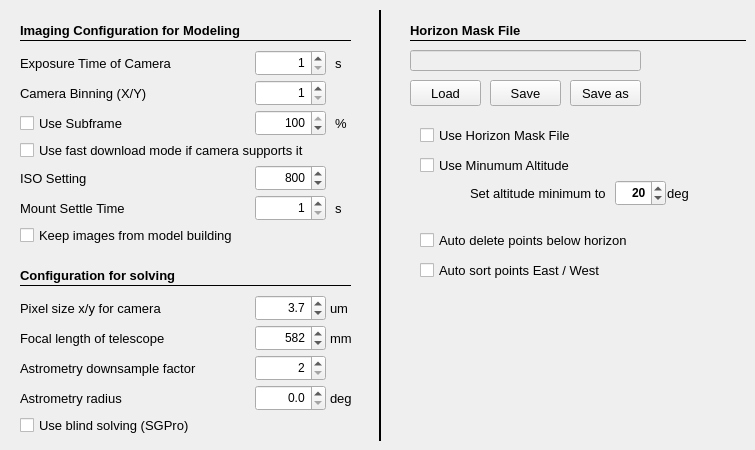
   <widget class="QWidget" name="tab">
    <attribute name="title">
     <string>Config Model Build</string>
    </attribute>
    <widget class="QCheckBox" name="checkSortPoints">
     <property name="geometry">
      <rect>
       <x>420</x>
       <y>260</y>
       <width>211</width>
       <height>20</height>
      </rect>
     </property>
     <property name="font">
      <font>
       <pointsize>10</pointsize>
      </font>
     </property>
     <property name="toolTip">
      <string>&lt;html&gt;&lt;head/&gt;&lt;body&gt;&lt;p&gt;Sorts the modeling points EAST / WEST side of pier.&lt;/p&gt;&lt;/body&gt;&lt;/html&gt;</string>
     </property>
     <property name="text">
      <string>Auto sort points East / West</string>
     </property>
    </widget>
    <widget class="QCheckBox" name="checkDeletePointsHorizonMask">
     <property name="geometry">
      <rect>
       <x>420</x>
       <y>230</y>
       <width>211</width>
       <height>20</height>
      </rect>
     </property>
     <property name="font">
      <font>
       <pointsize>10</pointsize>
      </font>
     </property>
     <property name="toolTip">
      <string>&lt;html&gt;&lt;head/&gt;&lt;body&gt;&lt;p&gt;Removes modeling points, which are below the horizon mask.&lt;/p&gt;&lt;/body&gt;&lt;/html&gt;</string>
     </property>
     <property name="text">
      <string>Auto delete points below horizon</string>
     </property>
    </widget>
    <widget class="QLabel" name="label_122">
     <property name="geometry">
      <rect>
       <x>665</x>
       <y>180</y>
       <width>26</width>
       <height>26</height>
      </rect>
     </property>
     <property name="font">
      <font>
       <pointsize>10</pointsize>
      </font>
     </property>
     <property name="text">
      <string>deg</string>
     </property>
     <property name="alignment">
      <set>Qt::AlignCenter</set>
     </property>
     <property name="wordWrap">
      <bool>false</bool>
     </property>
    </widget>
    <widget class="QCheckBox" name="checkUseMinimumHorizonLine">
     <property name="geometry">
      <rect>
       <x>420</x>
       <y>155</y>
       <width>211</width>
       <height>21</height>
      </rect>
     </property>
     <property name="font">
      <font>
       <pointsize>10</pointsize>
      </font>
     </property>
     <property name="toolTip">
      <string>&lt;html&gt;&lt;head/&gt;&lt;body&gt;&lt;p&gt;Use minimum altitude for horizon mask in hemisphere window.&lt;/p&gt;&lt;/body&gt;&lt;/html&gt;</string>
     </property>
     <property name="text">
      <string>Use Minumum Altitude</string>
     </property>
     <property name="checked">
      <bool>false</bool>
     </property>
    </widget>
    <widget class="QCheckBox" name="checkUseFileHorizonLine">
     <property name="geometry">
      <rect>
       <x>420</x>
       <y>125</y>
       <width>211</width>
       <height>21</height>
      </rect>
     </property>
     <property name="font">
      <font>
       <pointsize>10</pointsize>
      </font>
     </property>
     <property name="toolTip">
      <string>&lt;html&gt;&lt;head/&gt;&lt;body&gt;&lt;p&gt;Use horizon mask file in hemisphere window.&lt;/p&gt;&lt;/body&gt;&lt;/html&gt;</string>
     </property>
     <property name="text">
      <string>Use Horizon Mask File</string>
     </property>
     <property name="checked">
      <bool>false</bool>
     </property>
    </widget>
    <widget class="QLineEdit" name="le_horizonPointsFileName">
     <property name="enabled">
      <bool>false</bool>
     </property>
     <property name="geometry">
      <rect>
       <x>410</x>
       <y>50</y>
       <width>231</width>
       <height>21</height>
      </rect>
     </property>
     <property name="font">
      <font>
       <family>Courier</family>
       <pointsize>10</pointsize>
       <weight>50</weight>
       <bold>false</bold>
      </font>
     </property>
     <property name="mouseTracking">
      <bool>false</bool>
     </property>
     <property name="acceptDrops">
      <bool>false</bool>
     </property>
     <property name="toolTip">
      <string>&lt;html&gt;&lt;head/&gt;&lt;body&gt;&lt;p&gt;Name of Horizon Mask file, where the data is stored.&lt;/p&gt;&lt;p&gt;Please Double Click to Select.&lt;/p&gt;&lt;/body&gt;&lt;/html&gt;</string>
     </property>
     <property name="layoutDirection">
      <enum>Qt::RightToLeft</enum>
     </property>
     <property name="text">
      <string/>
     </property>
     <property name="readOnly">
      <bool>false</bool>
     </property>
    </widget>
    <widget class="Line" name="line_58">
     <property name="geometry">
      <rect>
       <x>410</x>
       <y>40</y>
       <width>336</width>
       <height>1</height>
      </rect>
     </property>
     <property name="font">
      <font>
       <pointsize>10</pointsize>
      </font>
     </property>
     <property name="frameShadow">
      <enum>QFrame::Plain</enum>
     </property>
     <property name="orientation">
      <enum>Qt::Horizontal</enum>
     </property>
    </widget>
    <widget class="QLabel" name="label_201">
     <property name="geometry">
      <rect>
       <x>470</x>
       <y>180</y>
       <width>146</width>
       <height>26</height>
      </rect>
     </property>
     <property name="font">
      <font>
       <pointsize>10</pointsize>
      </font>
     </property>
     <property name="text">
      <string>Set altitude minimum to</string>
     </property>
    </widget>
    <widget class="QLabel" name="label_194">
     <property name="geometry">
      <rect>
       <x>410</x>
       <y>20</y>
       <width>121</width>
       <height>21</height>
      </rect>
     </property>
     <property name="font">
      <font>
       <pointsize>10</pointsize>
       <weight>75</weight>
       <bold>true</bold>
      </font>
     </property>
     <property name="text">
      <string>Horizon Mask File</string>
     </property>
    </widget>
    <widget class="QDoubleSpinBox" name="altitudeMinimumHorizon">
     <property name="geometry">
      <rect>
       <x>615</x>
       <y>180</y>
       <width>51</width>
       <height>26</height>
      </rect>
     </property>
     <property name="font">
      <font>
       <family>Arial</family>
       <weight>75</weight>
       <bold>true</bold>
      </font>
     </property>
     <property name="toolTip">
      <string>&lt;html&gt;&lt;head/&gt;&lt;body&gt;&lt;p&gt;&lt;br/&gt;&lt;/p&gt;&lt;/body&gt;&lt;/html&gt;</string>
     </property>
     <property name="alignment">
      <set>Qt::AlignRight|Qt::AlignTrailing|Qt::AlignVCenter</set>
     </property>
     <property name="decimals">
      <number>0</number>
     </property>
     <property name="minimum">
      <double>0.000000000000000</double>
     </property>
     <property name="maximum">
      <double>90.000000000000000</double>
     </property>
     <property name="singleStep">
      <double>1.000000000000000</double>
     </property>
     <property name="value">
      <double>20.000000000000000</double>
     </property>
    </widget>
    <widget class="QLabel" name="label_164">
     <property name="geometry">
      <rect>
       <x>335</x>
       <y>50</y>
       <width>16</width>
       <height>26</height>
      </rect>
     </property>
     <property name="font">
      <font>
       <pointsize>10</pointsize>
      </font>
     </property>
     <property name="text">
      <string>s</string>
     </property>
    </widget>
    <widget class="QLabel" name="label_165">
     <property name="geometry">
      <rect>
       <x>335</x>
       <y>195</y>
       <width>16</width>
       <height>26</height>
      </rect>
     </property>
     <property name="font">
      <font>
       <pointsize>10</pointsize>
      </font>
     </property>
     <property name="text">
      <string>s</string>
     </property>
    </widget>
    <widget class="QDoubleSpinBox" name="settlingTime">
     <property name="geometry">
      <rect>
       <x>255</x>
       <y>195</y>
       <width>71</width>
       <height>26</height>
      </rect>
     </property>
     <property name="font">
      <font>
       <family>Arial</family>
       <weight>50</weight>
       <bold>false</bold>
      </font>
     </property>
     <property name="toolTip">
      <string>Sets the time to wait after mount stop before imaging</string>
     </property>
     <property name="alignment">
      <set>Qt::AlignRight|Qt::AlignTrailing|Qt::AlignVCenter</set>
     </property>
     <property name="decimals">
      <number>0</number>
     </property>
     <property name="minimum">
      <double>1.000000000000000</double>
     </property>
     <property name="maximum">
      <double>100.000000000000000</double>
     </property>
     <property name="singleStep">
      <double>1.000000000000000</double>
     </property>
     <property name="value">
      <double>1.000000000000000</double>
     </property>
    </widget>
    <widget class="QLabel" name="label_172">
     <property name="geometry">
      <rect>
       <x>20</x>
       <y>165</y>
       <width>181</width>
       <height>26</height>
      </rect>
     </property>
     <property name="font">
      <font>
       <pointsize>10</pointsize>
      </font>
     </property>
     <property name="text">
      <string>ISO Setting</string>
     </property>
    </widget>
    <widget class="QCheckBox" name="checkFastDownload">
     <property name="geometry">
      <rect>
       <x>20</x>
       <y>140</y>
       <width>291</width>
       <height>20</height>
      </rect>
     </property>
     <property name="font">
      <font>
       <pointsize>10</pointsize>
      </font>
     </property>
     <property name="toolTip">
      <string>Use Highspeed download of CCD camera if availabe</string>
     </property>
     <property name="text">
      <string>Use fast download mode if camera supports it</string>
     </property>
     <property name="checked">
      <bool>false</bool>
     </property>
    </widget>
    <widget class="QLabel" name="label_40">
     <property name="geometry">
      <rect>
       <x>20</x>
       <y>80</y>
       <width>131</width>
       <height>26</height>
      </rect>
     </property>
     <property name="font">
      <font>
       <pointsize>10</pointsize>
      </font>
     </property>
     <property name="text">
      <string>Camera Binning (X/Y)</string>
     </property>
    </widget>
    <widget class="QLabel" name="label_163">
     <property name="geometry">
      <rect>
       <x>20</x>
       <y>20</y>
       <width>231</width>
       <height>21</height>
      </rect>
     </property>
     <property name="font">
      <font>
       <pointsize>10</pointsize>
       <weight>75</weight>
       <bold>true</bold>
      </font>
     </property>
     <property name="text">
      <string>Imaging Configuration for Modeling</string>
     </property>
    </widget>
    <widget class="QLabel" name="label_38">
     <property name="geometry">
      <rect>
       <x>20</x>
       <y>195</y>
       <width>111</width>
       <height>26</height>
      </rect>
     </property>
     <property name="font">
      <font>
       <pointsize>10</pointsize>
      </font>
     </property>
     <property name="text">
      <string>Mount Settle Time</string>
     </property>
    </widget>
    <widget class="QCheckBox" name="checkDoSubframe">
     <property name="geometry">
      <rect>
       <x>20</x>
       <y>110</y>
       <width>111</width>
       <height>26</height>
      </rect>
     </property>
     <property name="font">
      <font>
       <pointsize>10</pointsize>
      </font>
     </property>
     <property name="toolTip">
      <string>&lt;html&gt;&lt;head/&gt;&lt;body&gt;&lt;p&gt;If checked, subframes were used if possible&lt;/p&gt;&lt;/body&gt;&lt;/html&gt;</string>
     </property>
     <property name="text">
      <string>Use Subframe</string>
     </property>
     <property name="checked">
      <bool>false</bool>
     </property>
    </widget>
    <widget class="QCheckBox" name="checkKeepImages">
     <property name="geometry">
      <rect>
       <x>20</x>
       <y>225</y>
       <width>231</width>
       <height>21</height>
      </rect>
     </property>
     <property name="font">
      <font>
       <pointsize>10</pointsize>
      </font>
     </property>
     <property name="toolTip">
      <string>Checked if you would like to keep the images of modeling session</string>
     </property>
     <property name="layoutDirection">
      <enum>Qt::LeftToRight</enum>
     </property>
     <property name="text">
      <string>Keep images from model building</string>
     </property>
     <property name="checked">
      <bool>false</bool>
     </property>
    </widget>
    <widget class="Line" name="line_25">
     <property name="geometry">
      <rect>
       <x>20</x>
       <y>40</y>
       <width>331</width>
       <height>1</height>
      </rect>
     </property>
     <property name="font">
      <font>
       <pointsize>10</pointsize>
      </font>
     </property>
     <property name="frameShadow">
      <enum>QFrame::Plain</enum>
     </property>
     <property name="orientation">
      <enum>Qt::Horizontal</enum>
     </property>
    </widget>
    <widget class="QDoubleSpinBox" name="cameraBin">
     <property name="geometry">
      <rect>
       <x>255</x>
       <y>80</y>
       <width>71</width>
       <height>26</height>
      </rect>
     </property>
     <property name="font">
      <font>
       <family>Arial</family>
       <weight>50</weight>
       <bold>false</bold>
      </font>
     </property>
     <property name="toolTip">
      <string>&lt;html&gt;&lt;head/&gt;&lt;body&gt;&lt;p&gt;Sets the binning for the camera&lt;/p&gt;&lt;/body&gt;&lt;/html&gt;</string>
     </property>
     <property name="alignment">
      <set>Qt::AlignRight|Qt::AlignTrailing|Qt::AlignVCenter</set>
     </property>
     <property name="decimals">
      <number>0</number>
     </property>
     <property name="minimum">
      <double>1.000000000000000</double>
     </property>
     <property name="maximum">
      <double>9.000000000000000</double>
     </property>
     <property name="singleStep">
      <double>1.000000000000000</double>
     </property>
     <property name="value">
      <double>1.000000000000000</double>
     </property>
    </widget>
    <widget class="QDoubleSpinBox" name="scaleSubframe">
     <property name="geometry">
      <rect>
       <x>255</x>
       <y>110</y>
       <width>71</width>
       <height>26</height>
      </rect>
     </property>
     <property name="font">
      <font>
       <family>Arial</family>
       <weight>50</weight>
       <bold>false</bold>
      </font>
     </property>
     <property name="toolTip">
      <string>&lt;html&gt;&lt;head/&gt;&lt;body&gt;&lt;p&gt;sets the percentage of frame size for subframe &lt;/p&gt;&lt;/body&gt;&lt;/html&gt;</string>
     </property>
     <property name="alignment">
      <set>Qt::AlignRight|Qt::AlignTrailing|Qt::AlignVCenter</set>
     </property>
     <property name="decimals">
      <number>0</number>
     </property>
     <property name="minimum">
      <double>10.000000000000000</double>
     </property>
     <property name="maximum">
      <double>100.000000000000000</double>
     </property>
     <property name="singleStep">
      <double>10.000000000000000</double>
     </property>
     <property name="value">
      <double>100.000000000000000</double>
     </property>
    </widget>
    <widget class="QDoubleSpinBox" name="cameraExposure">
     <property name="geometry">
      <rect>
       <x>255</x>
       <y>50</y>
       <width>71</width>
       <height>26</height>
      </rect>
     </property>
     <property name="font">
      <font>
       <family>Arial</family>
       <weight>50</weight>
       <bold>false</bold>
      </font>
     </property>
     <property name="toolTip">
      <string>&lt;html&gt;&lt;head/&gt;&lt;body&gt;&lt;p&gt;Sets the exposure time&lt;/p&gt;&lt;/body&gt;&lt;/html&gt;</string>
     </property>
     <property name="alignment">
      <set>Qt::AlignRight|Qt::AlignTrailing|Qt::AlignVCenter</set>
     </property>
     <property name="decimals">
      <number>0</number>
     </property>
     <property name="minimum">
      <double>1.000000000000000</double>
     </property>
     <property name="maximum">
      <double>300.000000000000000</double>
     </property>
     <property name="singleStep">
      <double>1.000000000000000</double>
     </property>
     <property name="value">
      <double>1.000000000000000</double>
     </property>
    </widget>
    <widget class="QLabel" name="label_173">
     <property name="geometry">
      <rect>
       <x>335</x>
       <y>110</y>
       <width>16</width>
       <height>26</height>
      </rect>
     </property>
     <property name="font">
      <font>
       <pointsize>10</pointsize>
      </font>
     </property>
     <property name="text">
      <string>%</string>
     </property>
    </widget>
    <widget class="QDoubleSpinBox" name="isoSetting">
     <property name="geometry">
      <rect>
       <x>255</x>
       <y>165</y>
       <width>71</width>
       <height>26</height>
      </rect>
     </property>
     <property name="font">
      <font>
       <family>Arial</family>
       <weight>50</weight>
       <bold>false</bold>
      </font>
     </property>
     <property name="toolTip">
      <string>Sets the iso setting</string>
     </property>
     <property name="alignment">
      <set>Qt::AlignRight|Qt::AlignTrailing|Qt::AlignVCenter</set>
     </property>
     <property name="decimals">
      <number>0</number>
     </property>
     <property name="minimum">
      <double>100.000000000000000</double>
     </property>
     <property name="maximum">
      <double>128000.000000000000000</double>
     </property>
     <property name="singleStep">
      <double>100.000000000000000</double>
     </property>
     <property name="value">
      <double>800.000000000000000</double>
     </property>
    </widget>
    <widget class="QLabel" name="label_39">
     <property name="geometry">
      <rect>
       <x>20</x>
       <y>50</y>
       <width>161</width>
       <height>26</height>
      </rect>
     </property>
     <property name="font">
      <font>
       <pointsize>10</pointsize>
      </font>
     </property>
     <property name="text">
      <string>Exposure Time of Camera</string>
     </property>
    </widget>
    <widget class="Line" name="line_41">
     <property name="geometry">
      <rect>
       <x>370</x>
       <y>10</y>
       <width>21</width>
       <height>431</height>
      </rect>
     </property>
     <property name="styleSheet">
      <string notr="true"/>
     </property>
     <property name="frameShadow">
      <enum>QFrame::Plain</enum>
     </property>
     <property name="lineWidth">
      <number>2</number>
     </property>
     <property name="orientation">
      <enum>Qt::Vertical</enum>
     </property>
    </widget>
    <widget class="QPushButton" name="btn_saveHorizonMaskAs">
     <property name="enabled">
      <bool>true</bool>
     </property>
     <property name="geometry">
      <rect>
       <x>570</x>
       <y>80</y>
       <width>71</width>
       <height>26</height>
      </rect>
     </property>
     <property name="font">
      <font>
       <pointsize>10</pointsize>
      </font>
     </property>
     <property name="toolTip">
      <string>&lt;html&gt;&lt;head/&gt;&lt;body&gt;&lt;p&gt;Saves the horizon mask in new file&lt;/p&gt;&lt;/body&gt;&lt;/html&gt;</string>
     </property>
     <property name="styleSheet">
      <string notr="true"/>
     </property>
     <property name="text">
      <string>Save as</string>
     </property>
    </widget>
    <widget class="QPushButton" name="btn_loadHorizonMask">
     <property name="geometry">
      <rect>
       <x>410</x>
       <y>80</y>
       <width>71</width>
       <height>26</height>
      </rect>
     </property>
     <property name="font">
      <font>
       <pointsize>10</pointsize>
      </font>
     </property>
     <property name="toolTip">
      <string>&lt;html&gt;&lt;head/&gt;&lt;body&gt;&lt;p&gt;Loads the horizon mask from given file&lt;/p&gt;&lt;/body&gt;&lt;/html&gt;</string>
     </property>
     <property name="styleSheet">
      <string notr="true"/>
     </property>
     <property name="text">
      <string>Load</string>
     </property>
    </widget>
    <widget class="QPushButton" name="btn_saveHorizonMask">
     <property name="enabled">
      <bool>true</bool>
     </property>
     <property name="geometry">
      <rect>
       <x>490</x>
       <y>80</y>
       <width>71</width>
       <height>26</height>
      </rect>
     </property>
     <property name="font">
      <font>
       <pointsize>10</pointsize>
      </font>
     </property>
     <property name="toolTip">
      <string>&lt;html&gt;&lt;head/&gt;&lt;body&gt;&lt;p&gt;Saves the horizon mask in file&lt;/p&gt;&lt;/body&gt;&lt;/html&gt;</string>
     </property>
     <property name="styleSheet">
      <string notr="true"/>
     </property>
     <property name="text">
      <string>Save</string>
     </property>
    </widget>
    <widget class="QLabel" name="label_166">
     <property name="geometry">
      <rect>
       <x>20</x>
       <y>295</y>
       <width>171</width>
       <height>26</height>
      </rect>
     </property>
     <property name="font">
      <font>
       <pointsize>10</pointsize>
      </font>
     </property>
     <property name="text">
      <string>Pixel size x/y for camera</string>
     </property>
    </widget>
    <widget class="QDoubleSpinBox" name="pixelSize">
     <property name="geometry">
      <rect>
       <x>255</x>
       <y>295</y>
       <width>71</width>
       <height>26</height>
      </rect>
     </property>
     <property name="font">
      <font>
       <weight>50</weight>
       <bold>false</bold>
      </font>
     </property>
     <property name="toolTip">
      <string>Pixel size of camera</string>
     </property>
     <property name="alignment">
      <set>Qt::AlignRight|Qt::AlignTrailing|Qt::AlignVCenter</set>
     </property>
     <property name="decimals">
      <number>1</number>
     </property>
     <property name="maximum">
      <double>25.000000000000000</double>
     </property>
     <property name="singleStep">
      <double>0.100000000000000</double>
     </property>
     <property name="value">
      <double>3.700000000000000</double>
     </property>
    </widget>
    <widget class="QLabel" name="label_167">
     <property name="geometry">
      <rect>
       <x>330</x>
       <y>295</y>
       <width>21</width>
       <height>26</height>
      </rect>
     </property>
     <property name="font">
      <font>
       <pointsize>10</pointsize>
      </font>
     </property>
     <property name="text">
      <string>um</string>
     </property>
    </widget>
    <widget class="QLabel" name="label_168">
     <property name="geometry">
      <rect>
       <x>20</x>
       <y>325</y>
       <width>156</width>
       <height>26</height>
      </rect>
     </property>
     <property name="font">
      <font>
       <pointsize>10</pointsize>
      </font>
     </property>
     <property name="text">
      <string>Focal length of telescope</string>
     </property>
    </widget>
    <widget class="QDoubleSpinBox" name="focalLength">
     <property name="geometry">
      <rect>
       <x>255</x>
       <y>325</y>
       <width>71</width>
       <height>26</height>
      </rect>
     </property>
     <property name="font">
      <font>
       <family>Arial</family>
       <weight>50</weight>
       <bold>false</bold>
      </font>
     </property>
     <property name="toolTip">
      <string>resulting focal length - please think of reducers etc.</string>
     </property>
     <property name="alignment">
      <set>Qt::AlignRight|Qt::AlignTrailing|Qt::AlignVCenter</set>
     </property>
     <property name="decimals">
      <number>0</number>
     </property>
     <property name="maximum">
      <double>5000.000000000000000</double>
     </property>
     <property name="singleStep">
      <double>1.000000000000000</double>
     </property>
     <property name="value">
      <double>582.000000000000000</double>
     </property>
    </widget>
    <widget class="QLabel" name="label_169">
     <property name="geometry">
      <rect>
       <x>330</x>
       <y>325</y>
       <width>26</width>
       <height>26</height>
      </rect>
     </property>
     <property name="font">
      <font>
       <pointsize>10</pointsize>
      </font>
     </property>
     <property name="text">
      <string>mm</string>
     </property>
    </widget>
    <widget class="QLabel" name="label_218">
     <property name="geometry">
      <rect>
       <x>20</x>
       <y>265</y>
       <width>231</width>
       <height>21</height>
      </rect>
     </property>
     <property name="font">
      <font>
       <pointsize>10</pointsize>
       <weight>75</weight>
       <bold>true</bold>
      </font>
     </property>
     <property name="text">
      <string>Configuration for solving</string>
     </property>
    </widget>
    <widget class="Line" name="line_36">
     <property name="geometry">
      <rect>
       <x>20</x>
       <y>285</y>
       <width>331</width>
       <height>1</height>
      </rect>
     </property>
     <property name="font">
      <font>
       <pointsize>10</pointsize>
      </font>
     </property>
     <property name="frameShadow">
      <enum>QFrame::Plain</enum>
     </property>
     <property name="orientation">
      <enum>Qt::Horizontal</enum>
     </property>
    </widget>
    <widget class="QDoubleSpinBox" name="astrometryDownsampling">
     <property name="geometry">
      <rect>
       <x>255</x>
       <y>355</y>
       <width>71</width>
       <height>26</height>
      </rect>
     </property>
     <property name="font">
      <font>
       <family>Arial</family>
       <weight>50</weight>
       <bold>false</bold>
      </font>
     </property>
     <property name="toolTip">
      <string>&lt;html&gt;&lt;head/&gt;&lt;body&gt;&lt;p&gt;downsample_factor: float, &gt;1. Downsample (bin) your image by this factor before performing source detection. This often helps with saturated images, noisy images, and large images. 2 and 4 are commonly-useful values.&lt;/p&gt;&lt;/body&gt;&lt;/html&gt;</string>
     </property>
     <property name="alignment">
      <set>Qt::AlignRight|Qt::AlignTrailing|Qt::AlignVCenter</set>
     </property>
     <property name="decimals">
      <number>0</number>
     </property>
     <property name="minimum">
      <double>2.000000000000000</double>
     </property>
     <property name="maximum">
      <double>6.000000000000000</double>
     </property>
     <property name="singleStep">
      <double>1.000000000000000</double>
     </property>
     <property name="value">
      <double>2.000000000000000</double>
     </property>
    </widget>
    <widget class="QLabel" name="label_219">
     <property name="geometry">
      <rect>
       <x>20</x>
       <y>355</y>
       <width>201</width>
       <height>26</height>
      </rect>
     </property>
     <property name="font">
      <font>
       <pointsize>10</pointsize>
      </font>
     </property>
     <property name="text">
      <string>Astrometry downsample factor</string>
     </property>
    </widget>
    <widget class="QLabel" name="label_221">
     <property name="geometry">
      <rect>
       <x>20</x>
       <y>385</y>
       <width>201</width>
       <height>26</height>
      </rect>
     </property>
     <property name="font">
      <font>
       <pointsize>10</pointsize>
      </font>
     </property>
     <property name="text">
      <string>Astrometry radius</string>
     </property>
    </widget>
    <widget class="QDoubleSpinBox" name="astrometryRadius">
     <property name="geometry">
      <rect>
       <x>255</x>
       <y>385</y>
       <width>71</width>
       <height>26</height>
      </rect>
     </property>
     <property name="font">
      <font>
       <family>Arial</family>
       <weight>50</weight>
       <bold>false</bold>
      </font>
     </property>
     <property name="toolTip">
      <string>&lt;html&gt;&lt;head/&gt;&lt;body&gt;&lt;p&gt;Radius: float, in degrees. Used with center_ra, center_dec to specify that you know roughly where your image is on the sky. Please set to 0 if you don't know.&lt;/p&gt;&lt;/body&gt;&lt;/html&gt;</string>
     </property>
     <property name="alignment">
      <set>Qt::AlignRight|Qt::AlignTrailing|Qt::AlignVCenter</set>
     </property>
     <property name="decimals">
      <number>1</number>
     </property>
     <property name="minimum">
      <double>0.000000000000000</double>
     </property>
     <property name="maximum">
      <double>3.000000000000000</double>
     </property>
     <property name="singleStep">
      <double>0.100000000000000</double>
     </property>
     <property name="value">
      <double>0.000000000000000</double>
     </property>
    </widget>
    <widget class="QLabel" name="label_222">
     <property name="geometry">
      <rect>
       <x>330</x>
       <y>385</y>
       <width>26</width>
       <height>26</height>
      </rect>
     </property>
     <property name="font">
      <font>
       <pointsize>10</pointsize>
      </font>
     </property>
     <property name="text">
      <string>deg</string>
     </property>
    </widget>
    <widget class="QCheckBox" name="checkUseBlindSolving">
     <property name="geometry">
      <rect>
       <x>20</x>
       <y>415</y>
       <width>231</width>
       <height>21</height>
      </rect>
     </property>
     <property name="font">
      <font>
       <pointsize>10</pointsize>
      </font>
     </property>
     <property name="toolTip">
      <string>&lt;html&gt;&lt;head/&gt;&lt;body&gt;&lt;p&gt;Checked if you would like to enable blind solver function in SGPro&lt;/p&gt;&lt;/body&gt;&lt;/html&gt;</string>
     </property>
     <property name="layoutDirection">
      <enum>Qt::LeftToRight</enum>
     </property>
     <property name="text">
      <string>Use blind solving (SGPro)</string>
     </property>
     <property name="checked">
      <bool>false</bool>
     </property>
    </widget>
   </widget>
